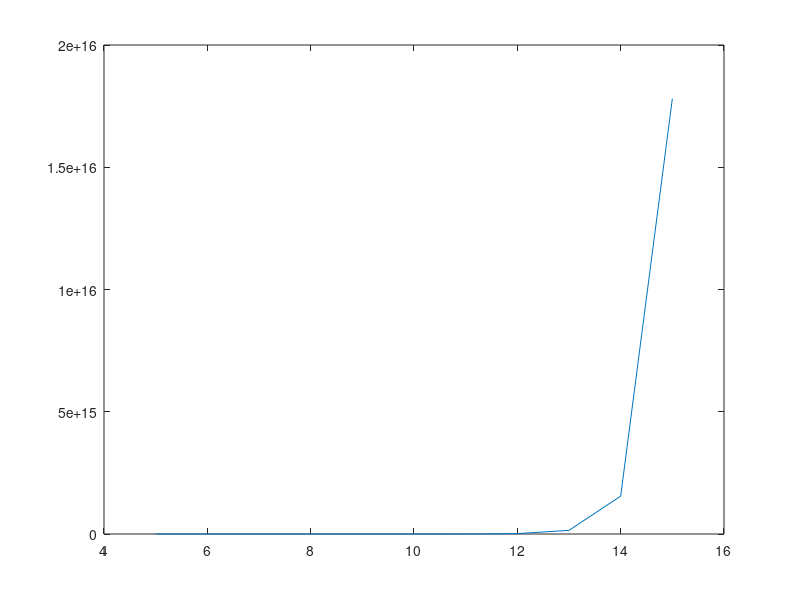

Write the MATLAB code that produced this figure.
% Check the condition number
clc
clear all
close all

%% condition number increase with matrix size
cond_mat = zeros(10);
for iter = 1:100
    for m = 2:10
        for n =1:m-1
            A = randn(m, n);
            cond_mat(m, n) = cond_mat(m, n) + cond(A);
        end
    end
end
cond_mat = cond_mat/100;

%% append column and check condition number
m = 7;
n = 6;
A = randn(m, n);
cond(A)
A1 = [A, A(:, 1)];
cond(A1)
det(A1)

%% add noise to the appended column and check condition number
cond_list = [];
for epsul = 5:15
    A1_temp = A1;
    A1_temp(:, n+1) = A1_temp(:, n+1) + rand(m, 1) * 10^(-epsul);
    cond_list = [cond_list, cond(A1_temp)];
end

figure(1)
plot([5:15], cond_list)